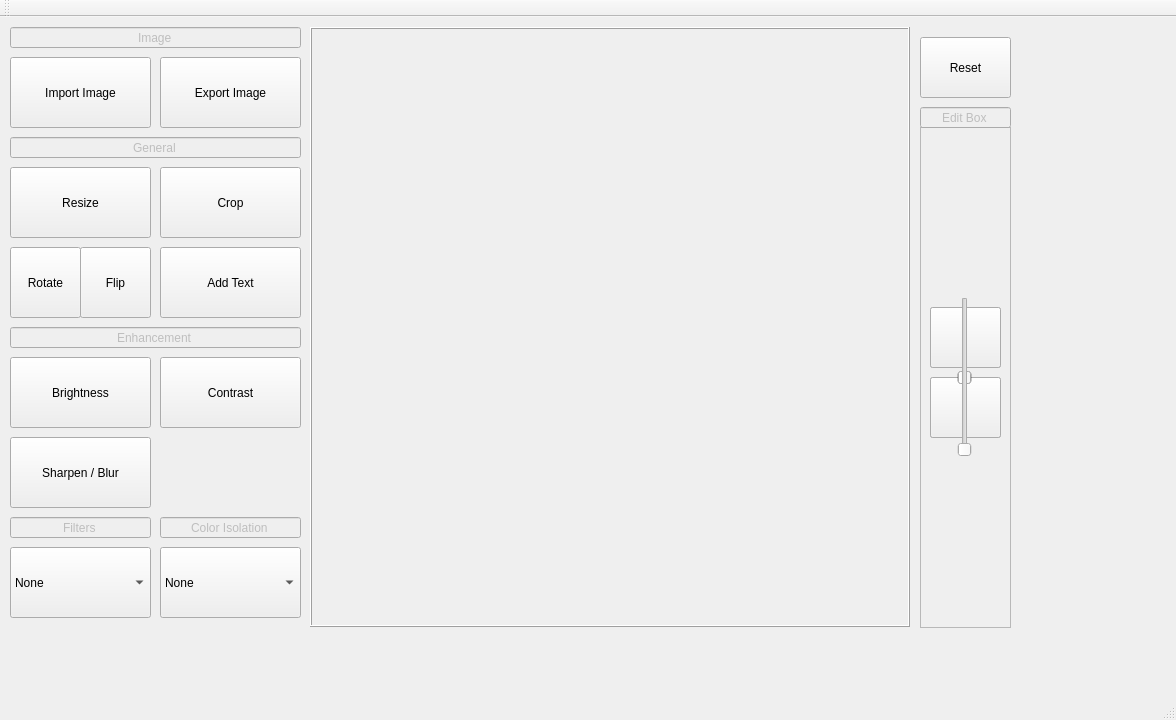
<?xml version="1.0" encoding="utf-8"?>
<ui version="4.0">
	<class>ImageCraftClass</class>
	<widget class="QMainWindow" name="ImageCraftClass">
		<property name="geometry">
			<rect>
				<x>0</x>
				<y>0</y>
				<width>1176</width>
				<height>720</height>
			</rect>
		</property>
		<property name="minimumSize">
			<size>
				<width>1080</width>
				<height>720</height>
			</size>
		</property>
		<property name="windowTitle">
			<string>ImageCraft</string>
		</property>
		<widget class="QWidget" name="centralWidget">
			<widget class="QPushButton" name="Import_Image">
				<property name="geometry">
					<rect>
						<x>10</x>
						<y>40</y>
						<width>141</width>
						<height>71</height>
					</rect>
				</property>
				<property name="text">
					<string>Import Image</string>
				</property>
			</widget>
			<widget class="QLabel" name="uploaded_pic">
				<property name="geometry">
					<rect>
						<x>310</x>
						<y>10</y>
						<width>600</width>
						<height>600</height>
					</rect>
				</property>
				<property name="frameShape">
					<enum>QFrame::Shape::Box</enum>
				</property>
				<property name="frameShadow">
					<enum>QFrame::Shadow::Raised</enum>
				</property>
				<property name="text">
					<string/>
				</property>
				<property name="alignment">
					<set>Qt::AlignmentFlag::AlignCenter</set>
				</property>
			</widget>
			<widget class="QPushButton" name="Resize_Button">
				<property name="geometry">
					<rect>
						<x>10</x>
						<y>150</y>
						<width>141</width>
						<height>71</height>
					</rect>
				</property>
				<property name="text">
					<string>Resize</string>
				</property>
			</widget>
			<widget class="QPushButton" name="Brightness_Button">
				<property name="geometry">
					<rect>
						<x>10</x>
						<y>340</y>
						<width>141</width>
						<height>71</height>
					</rect>
				</property>
				<property name="text">
					<string>Brightness</string>
				</property>
			</widget>
			<widget class="QPushButton" name="Contrast_Button">
				<property name="geometry">
					<rect>
						<x>160</x>
						<y>340</y>
						<width>141</width>
						<height>71</height>
					</rect>
				</property>
				<property name="text">
					<string>Contrast</string>
				</property>
			</widget>
			<widget class="QPushButton" name="Export_Image">
				<property name="geometry">
					<rect>
						<x>160</x>
						<y>40</y>
						<width>141</width>
						<height>71</height>
					</rect>
				</property>
				<property name="text">
					<string>Export Image</string>
				</property>
			</widget>
			<widget class="QPushButton" name="Crop_Button">
				<property name="geometry">
					<rect>
						<x>160</x>
						<y>150</y>
						<width>141</width>
						<height>71</height>
					</rect>
				</property>
				<property name="text">
					<string>Crop</string>
				</property>
			</widget>
			<widget class="QPushButton" name="Rotate_Button">
				<property name="geometry">
					<rect>
						<x>10</x>
						<y>230</y>
						<width>71</width>
						<height>71</height>
					</rect>
				</property>
				<property name="text">
					<string>Rotate</string>
				</property>
			</widget>
			<widget class="QPushButton" name="Flip_Button">
				<property name="geometry">
					<rect>
						<x>80</x>
						<y>230</y>
						<width>71</width>
						<height>71</height>
					</rect>
				</property>
				<property name="text">
					<string>Flip</string>
				</property>
			</widget>
			<widget class="QFrame" name="frame">
				<property name="geometry">
					<rect>
						<x>920</x>
						<y>110</y>
						<width>91</width>
						<height>501</height>
					</rect>
				</property>
				<property name="frameShape">
					<enum>QFrame::Shape::StyledPanel</enum>
				</property>
				<property name="frameShadow">
					<enum>QFrame::Shadow::Raised</enum>
				</property>
				<widget class="QSlider" name="Contrast_Slider">
					<property name="geometry">
						<rect>
							<x>37</x>
							<y>170</y>
							<width>16</width>
							<height>160</height>
						</rect>
					</property>
					<property name="minimum">
						<number>-100</number>
					</property>
					<property name="maximum">
						<number>100</number>
					</property>
					<property name="orientation">
						<enum>Qt::Orientation::Vertical</enum>
					</property>
				</widget>
				<widget class="QSlider" name="Blur_Slider">
					<property name="geometry">
						<rect>
							<x>37</x>
							<y>170</y>
							<width>16</width>
							<height>160</height>
						</rect>
					</property>
					<property name="minimum">
						<number>-100</number>
					</property>
					<property name="maximum">
						<number>100</number>
					</property>
					<property name="orientation">
						<enum>Qt::Orientation::Vertical</enum>
					</property>
				</widget>
				<widget class="QSlider" name="Brightness_Slider">
					<property name="geometry">
						<rect>
							<x>37</x>
							<y>170</y>
							<width>16</width>
							<height>160</height>
						</rect>
					</property>
					<property name="minimum">
						<number>-100</number>
					</property>
					<property name="maximum">
						<number>100</number>
					</property>
					<property name="orientation">
						<enum>Qt::Orientation::Vertical</enum>
					</property>
				</widget>
				<widget class="QSlider" name="Resize_Slider">
					<property name="geometry">
						<rect>
							<x>37</x>
							<y>170</y>
							<width>16</width>
							<height>160</height>
						</rect>
					</property>
					<property name="orientation">
						<enum>Qt::Orientation::Vertical</enum>
					</property>
				</widget>
				<widget class="QPushButton" name="rotateacw">
					<property name="geometry">
						<rect>
							<x>10</x>
							<y>250</y>
							<width>71</width>
							<height>61</height>
						</rect>
					</property>
					<property name="mouseTracking">
						<bool>false</bool>
					</property>
					<property name="text">
						<string/>
					</property>
				</widget>
				<widget class="QPushButton" name="rotatecw">
					<property name="geometry">
						<rect>
							<x>10</x>
							<y>180</y>
							<width>71</width>
							<height>61</height>
						</rect>
					</property>
					<property name="text">
						<string/>
					</property>
				</widget>
				<widget class="QPushButton" name="vertflip">
					<property name="geometry">
						<rect>
							<x>10</x>
							<y>180</y>
							<width>71</width>
							<height>61</height>
						</rect>
					</property>
					<property name="text">
						<string/>
					</property>
				</widget>
				<widget class="QPushButton" name="horiflip">
					<property name="geometry">
						<rect>
							<x>10</x>
							<y>250</y>
							<width>71</width>
							<height>61</height>
						</rect>
					</property>
					<property name="text">
						<string/>
					</property>
				</widget>
				<zorder>rotateacw</zorder>
				<zorder>horiflip</zorder>
				<zorder>rotatecw</zorder>
				<zorder>vertflip</zorder>
				<zorder>Contrast_Slider</zorder>
				<zorder>Blur_Slider</zorder>
				<zorder>Brightness_Slider</zorder>
				<zorder>Resize_Slider</zorder>
			</widget>
			<widget class="QPushButton" name="Blur_Button">
				<property name="geometry">
					<rect>
						<x>10</x>
						<y>420</y>
						<width>141</width>
						<height>71</height>
					</rect>
				</property>
				<property name="text">
					<string>Sharpen / Blur</string>
				</property>
			</widget>
			<widget class="QLineEdit" name="lineEdit">
				<property name="enabled">
					<bool>false</bool>
				</property>
				<property name="geometry">
					<rect>
						<x>10</x>
						<y>10</y>
						<width>291</width>
						<height>21</height>
					</rect>
				</property>
				<property name="text">
					<string>Image</string>
				</property>
				<property name="alignment">
					<set>Qt::AlignmentFlag::AlignCenter</set>
				</property>
			</widget>
			<widget class="QLineEdit" name="lineEdit_2">
				<property name="enabled">
					<bool>false</bool>
				</property>
				<property name="geometry">
					<rect>
						<x>10</x>
						<y>310</y>
						<width>291</width>
						<height>21</height>
					</rect>
				</property>
				<property name="text">
					<string>Enhancement</string>
				</property>
				<property name="alignment">
					<set>Qt::AlignmentFlag::AlignCenter</set>
				</property>
			</widget>
			<widget class="QLineEdit" name="lineEdit_3">
				<property name="enabled">
					<bool>false</bool>
				</property>
				<property name="geometry">
					<rect>
						<x>10</x>
						<y>120</y>
						<width>291</width>
						<height>21</height>
					</rect>
				</property>
				<property name="text">
					<string>General</string>
				</property>
				<property name="alignment">
					<set>Qt::AlignmentFlag::AlignCenter</set>
				</property>
			</widget>
			<widget class="QLineEdit" name="lineEdit_4">
				<property name="enabled">
					<bool>false</bool>
				</property>
				<property name="geometry">
					<rect>
						<x>10</x>
						<y>500</y>
						<width>141</width>
						<height>21</height>
					</rect>
				</property>
				<property name="text">
					<string>Filters</string>
				</property>
				<property name="alignment">
					<set>Qt::AlignmentFlag::AlignCenter</set>
				</property>
			</widget>
			<widget class="QComboBox" name="Filter_ComboBox">
				<property name="enabled">
					<bool>true</bool>
				</property>
				<property name="geometry">
					<rect>
						<x>10</x>
						<y>530</y>
						<width>141</width>
						<height>71</height>
					</rect>
				</property>
				<property name="currentText">
					<string>None</string>
				</property>
				<item>
					<property name="text">
						<string>None</string>
					</property>
				</item>
				<item>
					<property name="text">
						<string>Grayscale</string>
					</property>
				</item>
				<item>
					<property name="text">
						<string>Sepia</string>
					</property>
				</item>
				<item>
					<property name="text">
						<string>Inversion</string>
					</property>
				</item>
			</widget>
			<widget class="QLineEdit" name="lineEdit_5">
				<property name="enabled">
					<bool>false</bool>
				</property>
				<property name="geometry">
					<rect>
						<x>920</x>
						<y>90</y>
						<width>91</width>
						<height>21</height>
					</rect>
				</property>
				<property name="text">
					<string>Edit Box</string>
				</property>
				<property name="alignment">
					<set>Qt::AlignmentFlag::AlignCenter</set>
				</property>
			</widget>
			<widget class="QPushButton" name="Reset_Button">
				<property name="geometry">
					<rect>
						<x>920</x>
						<y>20</y>
						<width>91</width>
						<height>61</height>
					</rect>
				</property>
				<property name="text">
					<string>Reset</string>
				</property>
			</widget>
			<widget class="QComboBox" name="Color_ComboBox">
				<property name="geometry">
					<rect>
						<x>160</x>
						<y>530</y>
						<width>141</width>
						<height>71</height>
					</rect>
				</property>
				<item>
					<property name="text">
						<string>None</string>
					</property>
				</item>
				<item>
					<property name="text">
						<string>Red</string>
					</property>
				</item>
				<item>
					<property name="text">
						<string>Green</string>
					</property>
				</item>
				<item>
					<property name="text">
						<string>Blue</string>
					</property>
				</item>
				<item>
					<property name="text">
						<string>Yellow</string>
					</property>
				</item>
			</widget>
			<widget class="QLineEdit" name="lineEdit_7">
				<property name="enabled">
					<bool>false</bool>
				</property>
				<property name="geometry">
					<rect>
						<x>160</x>
						<y>500</y>
						<width>141</width>
						<height>21</height>
					</rect>
				</property>
				<property name="text">
					<string>Color Isolation</string>
				</property>
				<property name="alignment">
					<set>Qt::AlignmentFlag::AlignCenter</set>
				</property>
			</widget>
			<widget class="QPushButton" name="AddText_Button">
				<property name="geometry">
					<rect>
						<x>160</x>
						<y>230</y>
						<width>141</width>
						<height>71</height>
					</rect>
				</property>
				<property name="text">
					<string>Add Text</string>
				</property>
			</widget>
			<zorder>uploaded_pic</zorder>
			<zorder>frame</zorder>
			<zorder>Import_Image</zorder>
			<zorder>Resize_Button</zorder>
			<zorder>Brightness_Button</zorder>
			<zorder>Contrast_Button</zorder>
			<zorder>Export_Image</zorder>
			<zorder>Crop_Button</zorder>
			<zorder>Rotate_Button</zorder>
			<zorder>Flip_Button</zorder>
			<zorder>Blur_Button</zorder>
			<zorder>lineEdit</zorder>
			<zorder>lineEdit_2</zorder>
			<zorder>lineEdit_3</zorder>
			<zorder>lineEdit_4</zorder>
			<zorder>Filter_ComboBox</zorder>
			<zorder>lineEdit_5</zorder>
			<zorder>Reset_Button</zorder>
			<zorder>Color_ComboBox</zorder>
			<zorder>lineEdit_7</zorder>
			<zorder>AddText_Button</zorder>
		</widget>
		<widget class="QMenuBar" name="menuBar">
			<property name="geometry">
				<rect>
					<x>0</x>
					<y>0</y>
					<width>1176</width>
					<height>33</height>
				</rect>
			</property>
		</widget>
		<widget class="QToolBar" name="mainToolBar">
			<attribute name="toolBarArea">
				<enum>TopToolBarArea</enum>
			</attribute>
			<attribute name="toolBarBreak">
				<bool>false</bool>
			</attribute>
		</widget>
		<widget class="QStatusBar" name="statusBar"/>
	</widget>
	<layoutdefault spacing="6" margin="11"/>
	<resources>
		<include location="ImageCraft.qrc"/>
	</resources>
	<connections/>
</ui>
